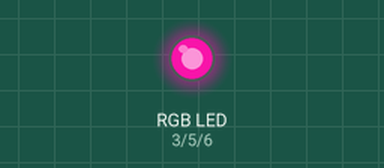
This sketch was run on a simulated Arduino Uno, built with avr-gcc and run on an emulated ATmega328P. Shown: an RGB LED mixed from three pins (HIGH = lit). Dim RGB values are drawn brighter than linear; random numbers use the default seed unless the sketch sets one.

Above: at 0.1 s.
At 4.1 s:
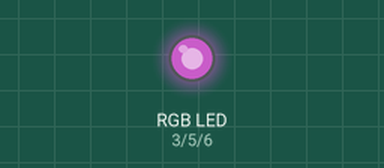
At 9.1 s:
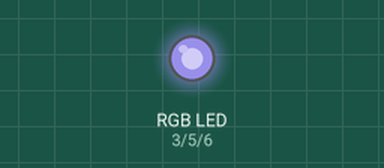
At 19.1 s:
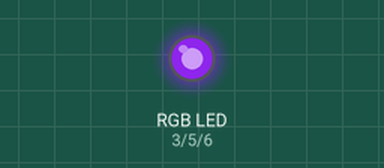
At 28.1 s:
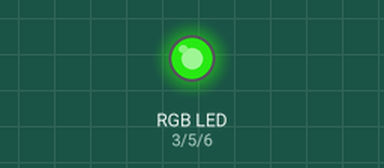
At 38.1 s:
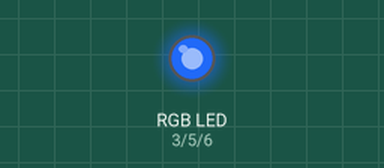
Timing chart, 0 to 40.0 s (numbered marks = the images above):
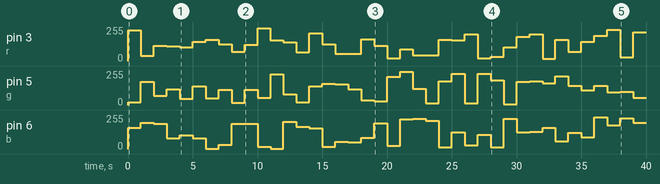

The sketch:

3.RGBLedYakma.ino
```cpp
int r = 3;
int g = 5;
int b = 6;


void setup()
{
  pinMode(r,OUTPUT);
  pinMode(g,OUTPUT);
  pinMode(b,OUTPUT);
}

void loop()
{
    int rDeger = random(0,255);
    int gDeger = random(0,255);
    int bDeger = random(0,255);
  analogWrite(r,rDeger);
  analogWrite(g,gDeger);
  analogWrite(b,bDeger);
  delay(1000);
}
```

Measured:
- by itself, pin 5 (g): 0/255 → 19/255 at 0.00 s, → 175/255 1.0 s later, → 68/255 1.0 s later, → 120/255 1.0 s later, … (40 changes in this stretch)
- by itself, pin 6 (b): 0/255 → 158/255 at 0.00 s, → 197/255 1.0 s later, → 188/255 1.0 s later, → 80/255 1.0 s later, … (40 changes in this stretch)
